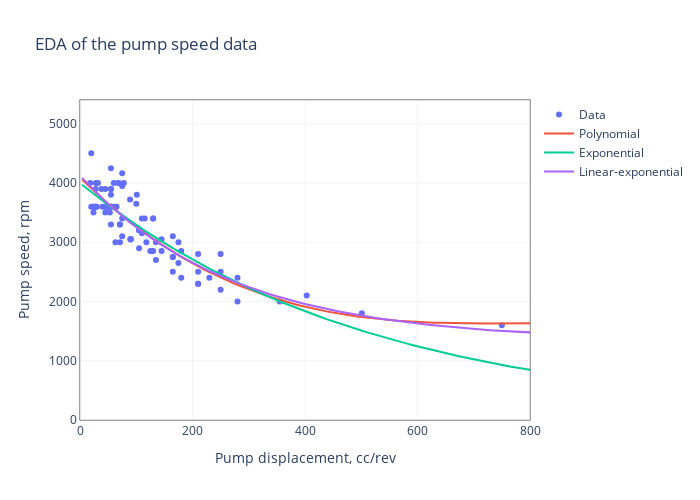

The notebook cell this image was saved under:
### Code cell
x_cont=np.linspace(.2*np.amin(x_train),1.2*np.amax(x_train),num=100)
fig = go.Figure()
fig.add_scatter(x=x_train, y=y_train, mode='markers',name='Data')
fig.add_scatter(x=x_cont,y=lin_reg.predict(poly_reg.fit_transform(x_cont.reshape(x_cont.size,1))),
mode='lines',name='Polynomial')
fig.add_scatter(x=x_cont, y=regModel(x_cont,*cSpeedPumps_two_params), mode='lines',name='Exponential')
fig.add_scatter(x=x_cont, y=regModel(x_cont,*cSpeedPumps_three_params), mode='lines',name='Linear-exponential')
fig.update_layout(
    title=f'EDA of the {machine_type} {data_type} data',
    width=700,
    height=500,
    xaxis=dict(
        title=f'{machine_type.capitalize()} displacement, cc/rev',
        showline=True,
        linecolor='black',
        mirror=True,
        showgrid=True,
        gridcolor='LightGray',
        gridwidth=0.25,
        linewidth=0.5,
        range=[0, round(1.1 * max(x_train), -2)]
    ),
    yaxis=dict(
        title=f'{machine_type.capitalize()} {data_type}, rpm' if data_type == 'speed' else f'{machine_type.capitalize()} {data_type}, kg',
        showline=True,
        linecolor='black',
        mirror=True,
        showgrid=True,
        gridcolor='LightGray',
        gridwidth=0.25,
        linewidth=0.5,
        range=[0, round(1.2 * max(y_train), -2)]
    ),
    plot_bgcolor='rgba(255,255,255,1)',
    paper_bgcolor='rgba(255,255,255,0)',
    showlegend=True,
)
fig.show()
